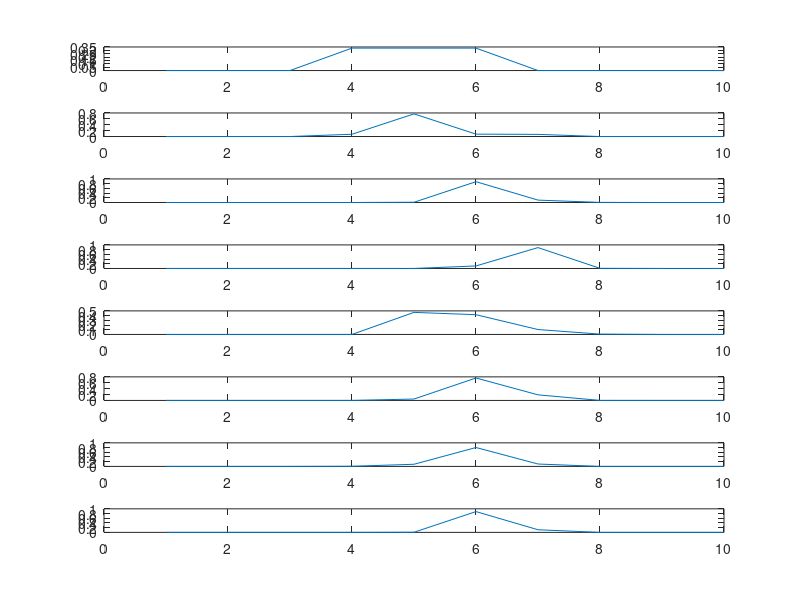

Reproduce this figure in MATLAB.
clear;
Nsteps = 7; % number of time steps
Nstates = 10;   % number of states

% probabilities for motion model
pRR = 0.9;  % move right command and end up advancing
pRS = 0.1;  % move right command but end up staying
pLL = 0.8;  % move left command and end up retracting
pLS = 0.2;  % move left command but end up staying

% probabilities for sensor model
pCP = 0.9;  % correct positive
pFN = 0.1;  % false negative
pCN = 0.95;  % correct negative
pFP = 0.05;  % false positive

% locations of wall
W = [2,6,7];

% sequence of actions
U = [1,1,1,-1,0,-1,0];    % from u_0 to u_6
  
%% simulated motion
x = zeros(Nsteps,1);
x(1) = randi([4, 6]);   % initial position, random between (including) 3 and 5

% measurement model for the initial position
if ismember(x(1),W)
    if rand < pCP
        Z(1) = 1;
    else
        Z(1) = 0;
    end
else
    if rand < pCN
        Z(1) = 0;
    else
        Z(1) = 1;
    end
end

% running simulaion to generate robot motion
for k = 1:Nsteps-1
    if U(k) == 1 
        if rand < pRR
            x(k+1) = x(k) + 1;  % advance to right
        else
            x(k+1) = x(k);
        end
    elseif U(k) == -1
        if rand < pLL
            x(k+1) = x(k) - 1;  % advance to right
            if x(k+1) < 1
                x(k+1) = 1;
            end
        else
            x(k+1) = x(k);
        end
    else
        x(k+1) = x(k);
    end

    % measurement model 
    if ismember(x(k+1),W)
        if rand < pCP
            Z(k+1) = 1;
        else
            Z(k+1) = 0;
        end
    else
        if rand < pCN
            Z(k+1) = 0;
        else
            Z(k+1) = 1;
        end
    end

end

%% Bayes Filter
% initialization of a (batch) belief
bel = zeros(Nsteps+1,Nstates);
% bel(xi_0) is one of {3,4,5} with equal probability
bel(1,4:6) = 1/3;

inv_eta = 0;    % the variable for 1/eta
% initialization of a (batch) bar_belief
brbel = zeros(Nsteps,Nstates);

% the main loop
for k = 1:Nsteps
    % prediction step, i.e. computing bar_belief using the motion model
    for i = 1:Nstates
        % Initialize predicted belief
        brbel(k,i) = 0;
        if U(k) == 1  % Move right
            if i > 1
                brbel(k,i) = brbel(k,i) + pRR * bel(k,i-1); % came from left
            end
            brbel(k,i) = brbel(k,i) + pRS * bel(k,i);       % stayed
        elseif U(k) == -1  % Move left
            if i < Nstates
                brbel(k,i) = brbel(k,i) + pLL * bel(k,i+1); % came from right
            end
            brbel(k,i) = brbel(k,i) + pLS * bel(k,i);       % stayed
        elseif U(k) == 0  % Stay
            brbel(k,i) = bel(k,i); % deterministic stay
        end
    end

    % correction step, i.e. computing belief using the sensor output
    for i = 1:Nstates
        if ismember(i, W)
            if Z(k) == 1
                bel(k+1,i) = pCP * brbel(k,i);  % correct positive
            else
                bel(k+1,i) = pFN * brbel(k,i);  % false negative
            end
        else
            if Z(k) == 1
                bel(k+1,i) = pFP * brbel(k,i);  % false positive
            else
                bel(k+1,i) = pCN * brbel(k,i);  % correct negative
            end
        end
        inv_eta = inv_eta + bel(k+1,i);
    end
    % normalize belief using inverse of eta
    bel(k+1,:) = bel(k+1,:)/inv_eta;
    % reset the inv_eta for the next time step
    inv_eta = 0;
end

figure;
for i = 1:Nsteps+1
    subplot(Nsteps+1,1,i);plot(bel(i,:));
end

[~, most_likely_k6] = max(bel(7,:));
[~, most_likely_k7] = max(bel(8,:));
fprintf('Most likely position at k=6 is %d\n', most_likely_k6);
fprintf('Most likely position at k=7 is %d\n', most_likely_k7);
